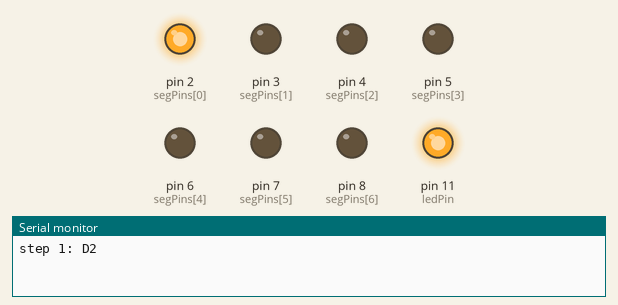
Recording of a sketch running on a simulated Arduino Uno, built with avr-gcc and run on an emulated ATmega328P. On the bench: output pins drawn as LEDs (lit = HIGH), the last lines printed to the serial monitor.

Above: at 0.7 s.
At 3.7 s:
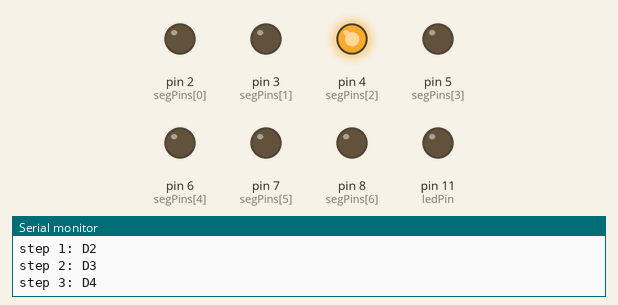
At 5.2 s:
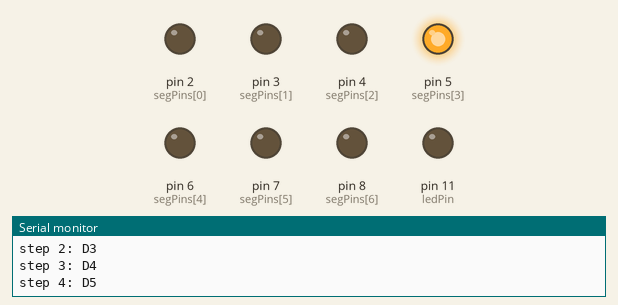
At 6.7 s:
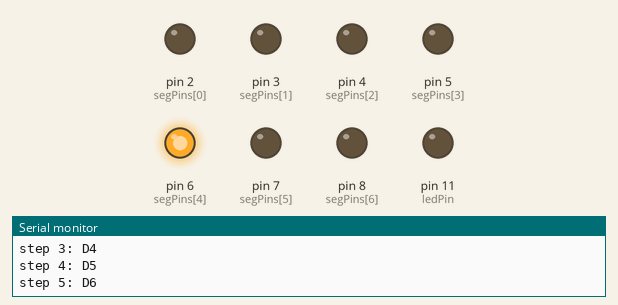
At 9.7 s:
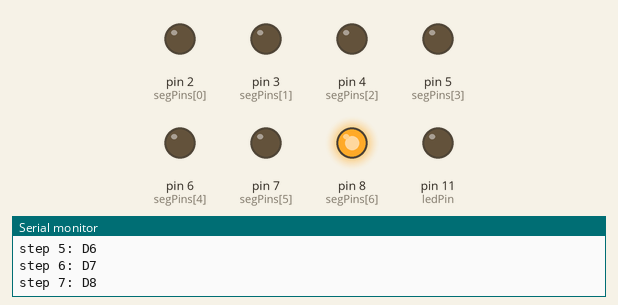
At 12.7 s:
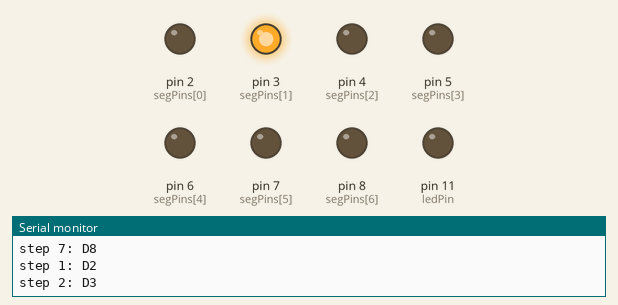
Timing chart, 0 to 13.7 s (numbered marks = the images above):
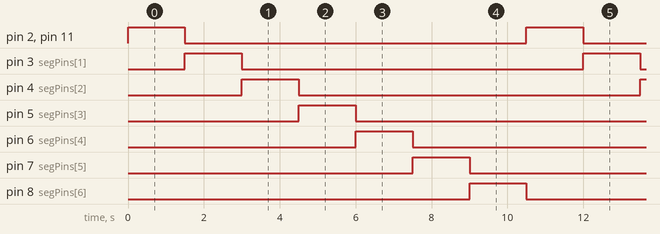

Measured:
- by itself, pin 2 (segPins[0]), pin 3 (segPins[1]), pin 4 (segPins[2]), pin 5 (segPins[3]), pin 6 (segPins[4]), pin 7 (segPins[5]), pin 8 (segPins[6]), pin 11 (ledPin): alternates HIGH for 1.5 s and LOW for 9.0 s
- by itself, everything shown: repeats every 10.5 s, in 7 steps

The sketch:

SegmentTest.ino
```cpp
// Lights D2..D8 one at a time (1.5s each). The LED on D11 is on during step 1 (D2).
const int segPins[7] = {2, 3, 4, 5, 6, 7, 8};
const int ledPin = 11;

void setup() {
  for (int i = 0; i < 7; i++) pinMode(segPins[i], OUTPUT);
  pinMode(ledPin, OUTPUT);
  Serial.begin(9600);
}

void loop() {
  for (int i = 0; i < 7; i++) {
    for (int j = 0; j < 7; j++) digitalWrite(segPins[j], j == i);
    digitalWrite(ledPin, i == 0);
    Serial.print("step ");
    Serial.print(i + 1);
    Serial.print(": D");
    Serial.println(segPins[i]);
    delay(1500);
  }
}
```
